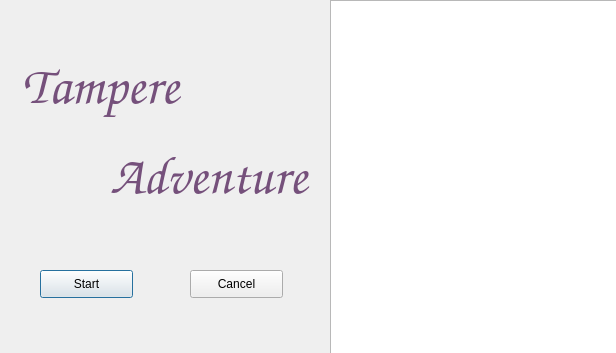
<?xml version="1.0" encoding="UTF-8"?>
<ui version="4.0">
 <class>Login</class>
 <widget class="QDialog" name="Login">
  <property name="geometry">
   <rect>
    <x>0</x>
    <y>0</y>
    <width>616</width>
    <height>353</height>
   </rect>
  </property>
  <property name="sizePolicy">
   <sizepolicy hsizetype="Fixed" vsizetype="Ignored">
    <horstretch>0</horstretch>
    <verstretch>0</verstretch>
   </sizepolicy>
  </property>
  <property name="cursor">
   <cursorShape>ClosedHandCursor</cursorShape>
  </property>
  <property name="windowTitle">
   <string>Dialog</string>
  </property>
  <widget class="QLabel" name="titleLabel1">
   <property name="enabled">
    <bool>true</bool>
   </property>
   <property name="geometry">
    <rect>
     <x>0</x>
     <y>40</y>
     <width>201</width>
     <height>91</height>
    </rect>
   </property>
   <property name="sizePolicy">
    <sizepolicy hsizetype="Fixed" vsizetype="Fixed">
     <horstretch>0</horstretch>
     <verstretch>0</verstretch>
    </sizepolicy>
   </property>
   <property name="font">
    <font>
     <family>Z003</family>
     <pointsize>40</pointsize>
     <weight>75</weight>
     <italic>true</italic>
     <bold>true</bold>
    </font>
   </property>
   <property name="styleSheet">
    <string notr="true">color: rgb(117, 80, 123);</string>
   </property>
   <property name="text">
    <string>Tampere</string>
   </property>
   <property name="textFormat">
    <enum>Qt::PlainText</enum>
   </property>
   <property name="scaledContents">
    <bool>false</bool>
   </property>
   <property name="alignment">
    <set>Qt::AlignCenter</set>
   </property>
   <property name="textInteractionFlags">
    <set>Qt::LinksAccessibleByMouse</set>
   </property>
  </widget>
  <widget class="QLabel" name="titleLabel2">
   <property name="geometry">
    <rect>
     <x>110</x>
     <y>150</y>
     <width>211</width>
     <height>51</height>
    </rect>
   </property>
   <property name="sizePolicy">
    <sizepolicy hsizetype="Fixed" vsizetype="Fixed">
     <horstretch>0</horstretch>
     <verstretch>0</verstretch>
    </sizepolicy>
   </property>
   <property name="font">
    <font>
     <family>Z003</family>
     <pointsize>40</pointsize>
     <weight>75</weight>
     <italic>true</italic>
     <bold>true</bold>
    </font>
   </property>
   <property name="styleSheet">
    <string notr="true">color: rgb(117, 80, 123);</string>
   </property>
   <property name="text">
    <string>Adventure</string>
   </property>
  </widget>
  <widget class="QGraphicsView" name="graphicsView">
   <property name="geometry">
    <rect>
     <x>330</x>
     <y>0</y>
     <width>290</width>
     <height>361</height>
    </rect>
   </property>
  </widget>
  <widget class="QPushButton" name="startButton">
   <property name="geometry">
    <rect>
     <x>40</x>
     <y>270</y>
     <width>93</width>
     <height>28</height>
    </rect>
   </property>
   <property name="text">
    <string>Start</string>
   </property>
  </widget>
  <widget class="QPushButton" name="cancelButton">
   <property name="geometry">
    <rect>
     <x>190</x>
     <y>270</y>
     <width>93</width>
     <height>28</height>
    </rect>
   </property>
   <property name="text">
    <string>Cancel</string>
   </property>
  </widget>
 </widget>
 <resources/>
 <connections/>
</ui>
